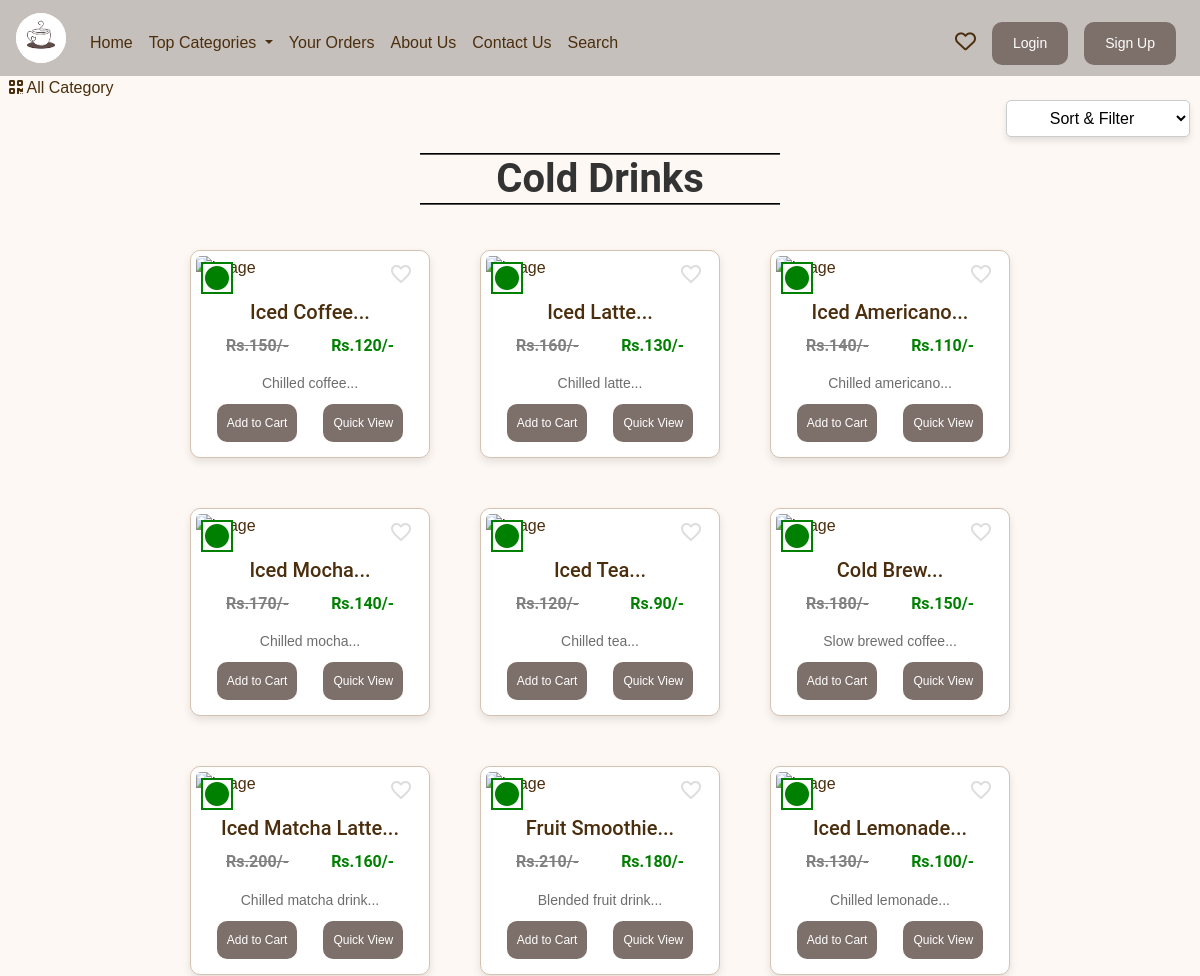
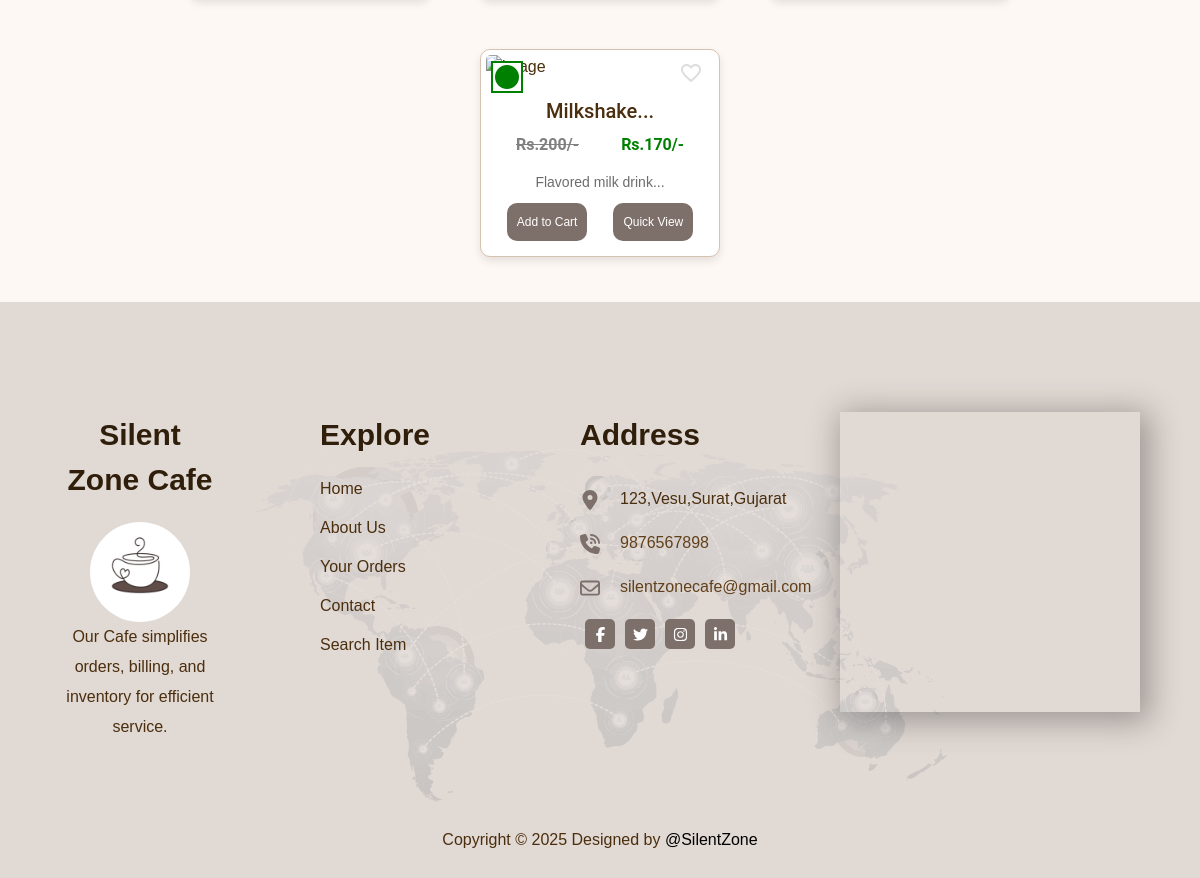
/view-food-list.php?catid=2, run on the app's committed database (2 pictures, top to bottom).
### tables this page shows
CREATE TABLE food_type (
    food_id INT PRIMARY KEY AUTO_INCREMENT,
    food_name TEXT,
    food_price INT,
    food_desc TEXT,
    category_id INT,
    food_update TEXT,
    food_img TEXT,
    is_veg TEXT,
    food_offer INT,
    FOREIGN KEY (category_id) REFERENCES categories(category_id) ON DELETE CASCADE
);

CREATE TABLE site (
    temp_id INT PRIMARY KEY AUTO_INCREMENT,
    system_name TEXT,
    email TEXT,
    contact TEXT,
    address TEXT,
    date_time TIMESTAMP
);

### view-food-list.php (the view, shortened to what this page needs)
<!DOCTYPE html>
<html lang="en">
<head>
    <link rel="stylesheet" href="https://stackpath.bootstrapcdn.com/bootstrap/4.4.1/css/bootstrap.min.css">
    <link rel="stylesheet" href="https://use.fontawesome.com/releases/v5.8.2/css/all.css">
    <link rel="stylesheet" href="/cafe_management_system/assets/css/style.css">
</head>
<body>
    <?php
        include("partial/_nav.php");
    ?>
    <div>&nbsp;
        <a href="index.php" class="active text-dark">
            <i class="fas fa-qrcode" style="color:#4b2e0d"></i>
            <span style="color:#4b2e0d">All Category</span>
        </a>
        <div class="sort-dropdown" class="btn2">
            <select id="sortDropdown" onchange="sortItems()">
                <option value="default" class="sort">Sort & Filter</option>
            </select>
        </div>
    </div>
    <?php
        $id = $_GET['catid'];
        $sql = "SELECT * FROM categories WHERE category_id = '$id'";
    ?>
    <div class="container2 my-3" id="cont">
        <div class="col-lg-4 text-center" style="margin: auto;border-top:2px groove black;border-bottom:2px groove black;color:#4b2e0d;">
            <h2 class="text-center center-container"><span id="catTitle">Items</span></h2>
        </div>
        <div class="row" id="food-items-container">
        <?php
        $id = $_GET['catid'];
        $sortOption = isset($_GET['sortOption']) ? $_GET['sortOption'] : 'default';
        if ($sortOption == 'veg') {
            $sql = "SELECT * FROM food_type WHERE category_id = '$id' AND is_veg = 'Veg'";
        } else if ($sortOption == 'nonveg') {
            $sql = "SELECT * FROM food_type WHERE category_id = '$id' AND is_veg = 'Non-Veg'";
        } else if ($sortOption == 'price_asc') {
            $sql = "SELECT * FROM food_type WHERE category_id = '$id' ORDER BY food_price ASC";
        } else if ($sortOption == 'price_desc') {
            $sql = "SELECT * FROM food_type WHERE category_id = '$id' ORDER BY food_price DESC";
        } else if ($sortOption == 'allitem') {
            $sql = "SELECT * FROM food_type WHERE category_id = '$id'";
        }
        else {
            $sql = "SELECT * FROM food_type WHERE category_id = '$id'";
        }
        $result = mysqli_query($conn,$sql);
        while($row = mysqli_fetch_array($result))
        {
            $food_id = $row['food_id'];
            $food_name = $row['food_name'];
            $food_price = $row['food_price'];
            $food_offer = $row['food_offer'];
            $food_desc = $row['food_desc'];
            $food_img = $row['food_img'];
            $is_veg = $row['is_veg'];
            $is_favorite = false;
        echo '<div class="col-xs-3 col-sm-3 col-md-3 food-item" data-price="'.$food_price.'" data-veg="'.$is_veg.'">
                <div class="card2" style="position: relative;">
                    <div class="food-symbol" style="position: absolute; top: 10px; left: 10px; font-size: 24px; z-index: 2;">';
        if ($is_veg == 'Veg') {
            echo '<i class="fa-solid fa-circle" style="color:green; background:white; padding:2px; border:2px solid green;"></i>';
        } else {
            echo '<i class="fa-solid fa-circle" style="color:red; background:white; padding:2px; border:2px solid red;"></i>';
        }
        echo '</div>
                    <div class="food-symbol" style="position: absolute; top: 10px; right: 10px; font-size: 20px; z-index: 2;">';
                    if ($loggedin)
                    {
                        echo '<form action="partial/_manageEatList.php" method="POST">
                            <input type="hidden" name="food_id" value="' . $food_id . '">
                            <input type="hidden" name="user_id" value="' . $userId . '">
                            <input type="hidden" name="action" value="' . ($is_favorite ? 'remove' : 'add') . '">
                            <button type="submit" style="outline:none;" class=" heart float-right heart ' . ($is_favorite ? 'filled' : '') . '">
                                <span class="material-icons">' . ($is_favorite ? 'favorite' : 'favorite_border') . '</span>
                            </button>
                          </form>';
                    }
                    else
                    {
                        echo '<button style="outline:none;" class="material-icons heart float-right heart" data-toggle="modal" data-target="#loginModal">
                        <span class="material-icons">favorite_border</span>
                  </button>';
                    }
                    echo '</div>
                    <img src="/cafe_management_system/img/'.$food_img.'" alt="image" width="249px" height="270px">
                    <div class="card-body">
                        <h5 class="card-title">'.substr($food_name,0,20).'...</h5>
                        <div style="display: flex; align-items: center;justify-content:space-between;margin-left:20px;margin-right:20px;">
                            <h6 style="color:grey; text-decoration: line-through; font-weight: bold;">Rs.'.$food_offer.'/-</h6>
                            <h6 style="color:green;font-weight:bold;">Rs.'.$food_price.'/-</h6>
                        </div>
                        <p class="card-text">'.substr($food_desc,0,29).'...</p>
                        <div class="row2 justify-content-center">';
                        if($loggedin){
                            $quasql = "SELECT item_quantity FROM cart WHERE food_id = '$food_id' AND user_id = '$userId'";
                            $quaresult = mysqli_query($conn,$quasql);
                            $quarow = mysqli_num_rows($quaresult);
                            if($quarow == 0)
                            {
                                echo '<form action="/cafe_management_system/partial/_manageCart.php" method = "POST">
                                        <input type="hidden" name="itemId" value="'.$food_id.'">
                                        <button type="submit" name="addtocart" class="btn2 mx-2">Add to Cart</button>
                                </form>';
                            }
                            else
                            {
                                echo '<a href = "viewCart.php"><button class="btn2 mx-2">Go to Cart</button></a>';
                            }
                        }
                        else
                        {
                            echo '<button class="btn2 mx-2" data-toggle="modal" data-target="#loginModal">Add to Cart</button>';
                        }
                        echo '</form>
                            <a href="view-food.php?foodid='.$food_id.'" class="mx-2"><button class="btn2">Quick View</button></a>
                        </div>
                    </div>
                </div>
            </div>';
    }
?>
        </div>
    </div>
    <?php
        include("partial/_footer.php");
    ?>
</body>
</html>

### partial/_footer.php (shortened to what this page needs)
<!DOCTYPE html>
<html lang="en">
<head>
    <link rel="stylesheet" href="/cafe_management_system/assets/css/style.css">
</head>
<body>
   <?php
        $sql = "SELECT * FROM site";
        $result = mysqli_query($conn, $sql);
        $row = mysqli_fetch_array($result);
        $systemName = $row['system_name'];
        $address = $row['address'];
        $email = $row['email'];
        $contact = $row['contact'];
    ?>
    <div class="section12">
        <div class="footerdiv">
            <div class="footermapimg">
                <div class="footerimgmap">
                </div>
            </div>
            <div class="footerflex">
                <div class="tarn_logo_footer">
                    <div class="highlighted_title" style="text-align: center;">
                        <?php echo $systemName;?>
                    </div>
                    <div class="tarn-logo">
                        <a href="index.php">
                            <img src="/cafe_management_system/assets/img/logo2.jpg" />
                        </a>
                    </div>
                    <div class="tarn_logo_details">
                        Our Cafe simplifies orders, billing, and inventory for efficient service.
                    </div>
                </div>
                <div class="explore">
                    <div class="highlighted_title">
                        Explore
                    </div>
                    <div class="link_details"><a href="index.php">Home</a></div>
                    <div class="link_details"><a href="about.php">About Us</a></div>
                    <div class="link_details"><a href="viewOrder.php">Your Orders</a></div>
                    <div class="link_details"><a href="contact.php">Contact</a></div>
                    <div class="link_details"><a href="searchItems.php">Search Item</a></div>
                </div>
                <div class="addresses">
                    <div class="highlighted_title">
                        Address
                    </div>
                    <div class="logoaddress">
                        <div class="addlogimg">
                            <svg xmlns="http://www.w3.org/2000/svg" viewBox="0 0 384 512" class="addressimg">
                                <path
                                    d="M215.7 499.2C267 435 384 279.4 384 192C384 86 298 0 192 0S0 86 0 192c0 87.4 117 243 168.3 307.2c12.3 15.3 35.1 15.3 47.4 0zM192 128a64 64 0 1 1 0 128 64 64 0 1 1 0-128z" />
                            </svg>
                        </div>
                        <div class="link_details_"><?php echo $address;?></div>
                    </div>
                    <div class="logoaddress">
                        <div class="addlogimg">
                        </div>
                        <div class="link_details_hover"><?php echo $contact;?></div>
                    </div>
                    <div class="logoaddress">
                        <div class="addlogimg">
                        </div>
                        <div class="link_details_hover"><?php echo $email;?></div>
                    </div>
                    <div class="footer_logo">
                        <div class="square_logo">
                            <a href="http://www.facebook.com" target="_blank" rel="noopener noreferrer">
                                <svg xmlns="http://www.w3.org/2000/svg" viewBox="0 0 320 512" class="logosvg">
                                    <path
                                        d="M80 299.3V512H196V299.3h86.5l18-97.8H196V166.9c0-51.7 20.3-71.5 72.7-71.5c16.3 0 29.4 .4 37 1.2V7.9C291.4 4 256.4 0 236.2 0C129.3 0 80 50.5 80 159.4v42.1H14v97.8H80z" />
                                </svg>
                            </a>
                        </div>
                        <div class="square_logo">
                            <a href="http://www.twitter.com" target="_blank" rel="noopener noreferrer">
                            </a>
                        </div>
                        <div class="square_logo">
                            <a href="http://www.instagram.com" target="_blank" rel="noopener noreferrer">
                            </a>
                        </div>
                        <div class="square_logo">
                            <a href="http://www.linkedin.com" target="_blank" rel="noopener noreferrer">
                            </a>
                        </div>
                    </div>
                </div>
                <div class="map">
                 <iframe src="https://www.google.com/maps/embed?pb=!1m18!1m12!1m3!1d4274.364678592217!2d72.78421690276834!3d21.15801559707634!2m3!1f0!2f0!3f0!3m2!1i1024!2i768!4f13.1!3m3!1m2!1s0x3be04df184811243%3A0x7d3bbfaeb9dd9862!2sJ.P.Dawar%20Institute%20Of%20Technology%2C%20Sardar%20Vallabhbhai%20Nat&#39;l%20Inst%20of%20Technology%20Rd%2C%20SVNIT%20Campus%2C%20Athwa%2C%20Surat%2C%20Gujarat%20395007!5e0!3m2!1sen!2sin!4v1739549227815!5m2!1sen!2sin" width="300" height="300" style="border:0;" allowfullscreen="" loading="lazy"></iframe>                </div>
                </div>
        </div>
        <div class="footer container-fluid text-light" style="padding: 10px;">
            <p class="py-2 mb-0"><center style="color: #4b2e0d;">Copyright © 2025 Designed by <a href="#" style="color: black;">@SilentZone</a></center></p>
        </div>
    </div>
</body>
</html>

### assets/css/style.css (style rules this page uses)
* { scroll-behavior: smooth; }
h1, h2, h3, h4, h5, h6 { font-family: "Roboto", sans-serif; }
body { font-family: "Arial", sans-serif; background-color: #fdf8f3; color: #4b2e0d; margin: 0; padding: 0; }
.center-container { display: flex; justify-content: center; align-items: center; font-size: 2.5rem; font-weight: bold; text-align: center; margin: 0px auto; color: #333; width: fit-content; }
.row { display: flex; flex-wrap: wrap; justify-content: center; gap: 20px; margin: 30px 0px; }
.card-body { padding: 15px; text-align: center; }
.card-text { font-size: 14px; color: #6d6d6d; margin: 10px 0; }
.section12 { background-color: #e1d9d4; }
.tarn-logo { display: flex; justify-content: center; }
.tarn-logo img { border-radius: 50%; width: 100px; height: 100px; cursor: pointer; }
.footerdiv { max-width: 1440px; width: 90%; margin: 0px auto; padding-top: 50px; position: relative; }
.footerflex { display: grid; grid-template-columns: repeat(4, 2fr); margin: 0px auto; padding-top: 60px; padding-bottom: 60px; position: relative; z-index: 1; }
.tarn_logo_details { color: #4b2e0d; line-height: 30px; text-align: center; }
.link_details { margin: 15px auto; cursor: pointer; transition: 0.4s; }
.link_details a { color: #4b2e0d; transition: 0.4s; }
.link_details_ { color: #4b2e0d; margin: 10px 20px; padding-left: 0px; }
.link_details_hover { color: rgb(98, 64, 25); margin: 10px 0px 10px 10px; padding-left: 10px; cursor: pointer; transition: 0.4s; }
.footer_logo { display: flex; justify-content: left; background-color: transparent; margin-top: 10px; margin-bottom: 10px; }
.square_logo { width: 30px; height: 30px; background-color: #7d6f69; margin: 0px 5px; font-size: 10px; text-align: center; cursor: pointer; transition: 0.8s; border-radius: 5px; }
.logosvg { width: 15px; height: 15px; margin: 8px auto; fill: #fff; }
.highlighted_title { font-size: 30px; font-weight: bold; color: rgb(47, 30, 10); margin-bottom: 20px; }
.logoaddress { display: flex; justify-content: left; align-items: center; }
.addressimg { width: 20px; height: 20px; fill: #7d6f69; }
.tarn_logo_footer { margin-right: 100px; }
.map iframe { box-shadow: 5px 5px 30px 5px rgba(0, 0, 0, 0.3); }
.footermapimg { justify-content: center; display: flex; align-items: center; }
.footerimgmap { animation-duration: 1.8s; animation-iteration-count: infinite; animation-direction: alternate; animation-name: moveimg; position: absolute; bottom: 0; }
.container2 { width: 90%; max-width: 1200px; margin: 30px auto; }
#cont { min-height: 570px; }
.row2 { display: flex; flex-wrap: wrap; justify-content: center; gap: 10px; }
.card2 { background: #fff; border: 1px solid #d4c2b2; border-radius: 10px; overflow: hidden; box-shadow: 0 4px 8px rgba(0, 0, 0, 0.1); transition: transform 0.3s ease, box-shadow 0.3s ease; margin: 15px 0px; width: auto; }
.heart { font-size: 24px; cursor: pointer; color: #ddd; border: none; background: none; }
.btn2 { display: inline-block; padding: 10px; background-color: #7d6f69; color: #fff; font-size: 12px; text-decoration: none; border-radius: 10px; transition: background-color 0.3s; border: none; }

### view-food-list.php (style rules this page uses)
.sort-dropdown select { width: 200px; border-radius: 5px; border: 1px solid #ccc; padding: 0px 10px; background-color:rgb(95, 93, 92); }
#sortDropdown { background: white; color: black; padding: 0.5rem 1rem; font-size: 1rem; cursor: pointer; text-align: center; width: auto; box-shadow: 0 4px 6px rgba(0, 0, 0, 0.1); }
.sort-dropdown { display: flex; align-items: center; justify-content: flex-end; margin-right: 10px; }

### data on the page
food_type: is_veg "Veg" (drawn), food_name "Iced Coffee", food_offer "150", food_price "120", food_desc "Chilled coffee"
food_type: is_veg "Veg" (drawn), food_name "Iced Latte", food_offer "160", food_price "130", food_desc "Chilled latte"
food_type: is_veg "Veg" (drawn), food_name "Iced Americano", food_offer "140", food_price "110", food_desc "Chilled americano"
food_type: is_veg "Veg" (drawn), food_name "Iced Mocha", food_offer "170", food_price "140", food_desc "Chilled mocha"
food_type: is_veg "Veg" (drawn), food_name "Iced Tea", food_offer "120", food_price "90", food_desc "Chilled tea"
food_type: is_veg "Veg" (drawn), food_name "Cold Brew", food_offer "180", food_price "150", food_desc "Slow brewed coffee"
food_type: is_veg "Veg" (drawn), food_name "Iced Matcha Latte", food_offer "200", food_price "160", food_desc "Chilled matcha drink"
food_type: is_veg "Veg" (drawn), food_name "Fruit Smoothie", food_offer "210", food_price "180", food_desc "Blended fruit drink"
food_type: is_veg "Veg" (drawn), food_name "Iced Lemonade", food_offer "130", food_price "100", food_desc "Chilled lemonade"
food_type: is_veg "Veg" (drawn), food_name "Milkshake", food_offer "200", food_price "170", food_desc "Flavored milk drink"
site: system_name "Silent Zone Cafe", address "123,Vesu,Surat,Gujarat", contact "9876567898", email "silentzonecafe@gmail.com"
